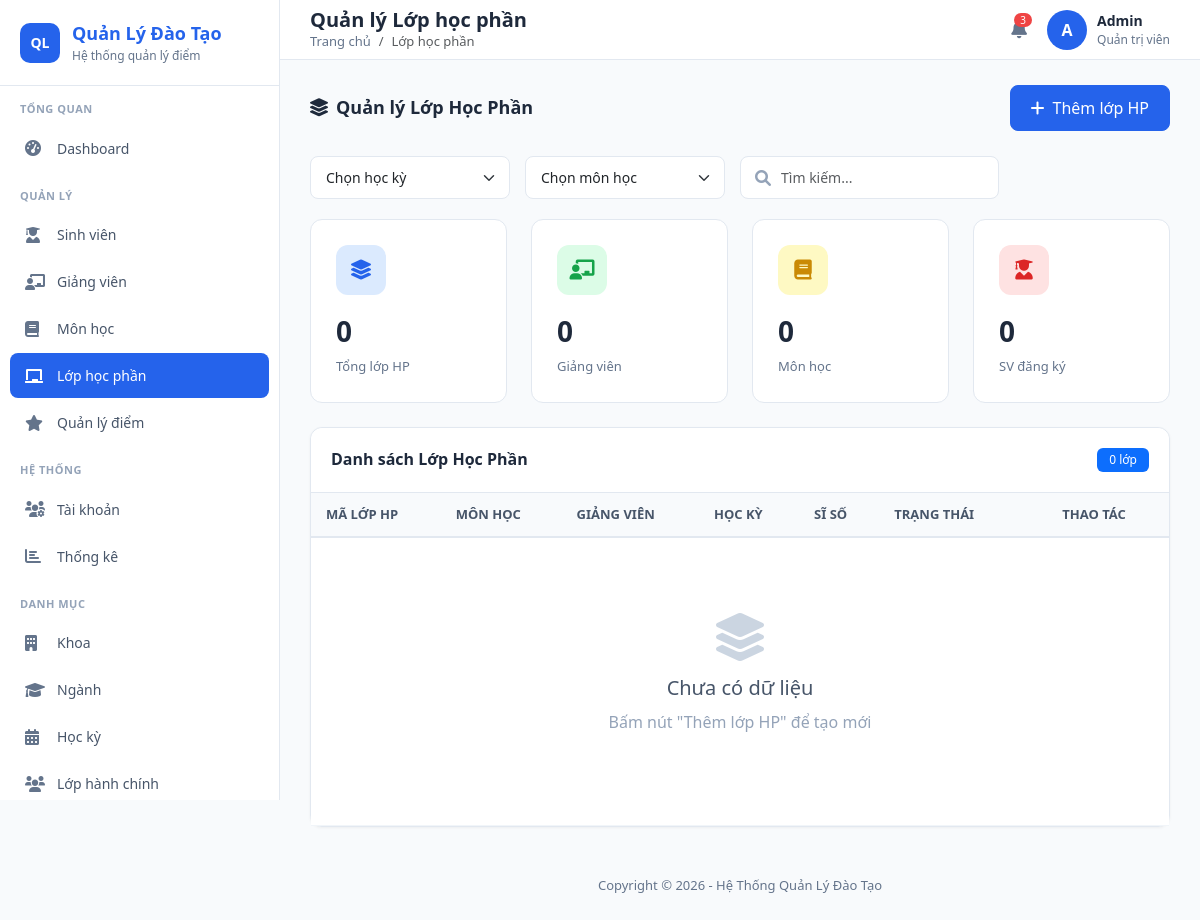
The app's page /public/index.php?url=LopHocPhan/index, older data.
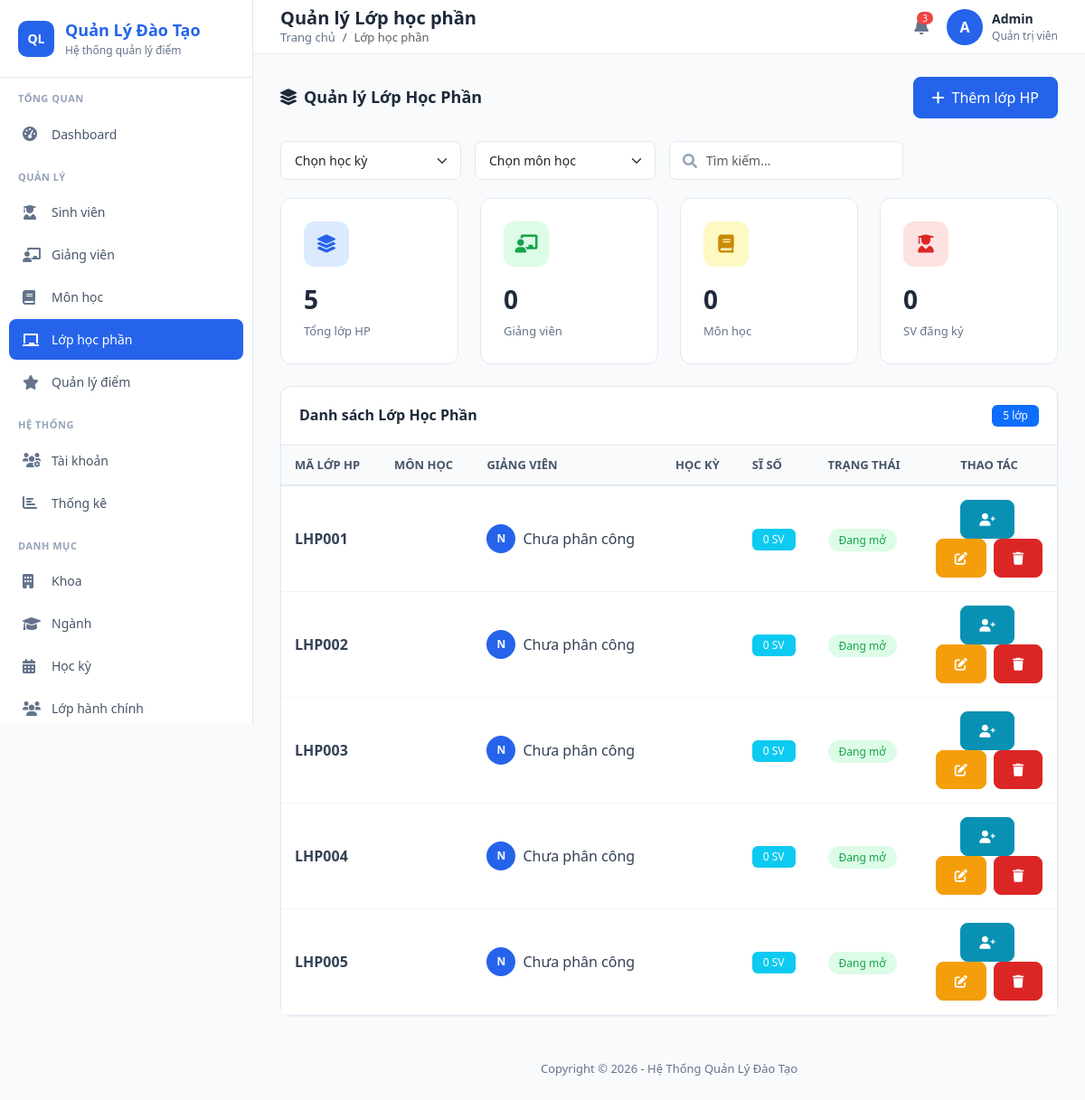
The same page, newer data.
### tables this page shows
CREATE TABLE LOP_HOC_PHAN (
    MaLopHocPhan VARCHAR(20) PRIMARY KEY,
    MaMonHoc VARCHAR(20) NOT NULL,
    MaHocKy VARCHAR(10) NOT NULL,
    MaGiangVien VARCHAR(20) NOT NULL,
    PhongHoc VARCHAR(50),
    SoLuongToiDa INT DEFAULT 60,
    TrangThai INT DEFAULT 1,
    FOREIGN KEY (MaMonHoc) REFERENCES MON_HOC(MaMonHoc),
    FOREIGN KEY (MaHocKy) REFERENCES HOC_KY(MaHocKy),
    FOREIGN KEY (MaGiangVien) REFERENCES GIANG_VIEN(MaGiangVien)
);

### app/controllers/LopHocPhanController.php (called while the page is built, shortened)
<?php
require_once __DIR__ . '/../config/Database.php';
require_once __DIR__ . '/../models/LopHocPhanModel.php';
class LopHocPhanController {
    private $lhpModel;
    public function __construct() {
        $database = new Database();
        $this->db = $database->getConnection();
        $this->lhpModel = new LopHocPhanModel($this->db);
    }
    public function index() {
        $lophps = $this->lhpModel->readAll();
        $data = [
            'lophps' => $lophps,
            'pageTitle' => 'Quản lý Lớp học phần',
            'breadcrumb' => 'Lớp học phần'
        ];
        require_once "../app/views/lophocphan/index.php";
    }
}
?>

### app/core/App.php (called while the page is built, shortened)
<?php
class App {
    protected $method = 'index';
    public function __construct() {
        $url = $this->parseUrl();
        if ($url != null && file_exists('../app/controllers/' . ucfirst($url[0]) . 'Controller.php')) {
            unset($url[0]);
        }
        $this->controller = new $this->controller;
        if (isset($url[1])) {
            if (method_exists($this->controller, $url[1])) {
                $this->method = $url[1];
                unset($url[1]);
            }
        }
        $this->params = $url ? array_values($url) : [];
        call_user_func_array([$this->controller, $this->method], $this->params);
    }
    public function parseUrl() {
        if (isset($_GET['url'])) {
            return explode('/', filter_var(rtrim($_GET['url'], '/'), FILTER_SANITIZE_URL));
        }
        return null;
    }
}
?>

### public/index.php (called while the page is built, shortened)
<?php
$app = new App();
?>

### app/config/Database.php (called while the page is built, shortened)
<?php
class Database {
    private $host = 'localhost';
    private $db   = 'qldiem';
    private $user = 'root';
    private $pass = '';
    private $charset = 'utf8mb4';
    public function getConnection() {
        $this->conn = null;
        $dsn = "mysql:host=" . $this->host . ";dbname=" . $this->db . ";charset=" . $this->charset;
        $options = [
            PDO::ATTR_ERRMODE            => PDO::ERRMODE_EXCEPTION,
            PDO::ATTR_DEFAULT_FETCH_MODE => PDO::FETCH_ASSOC,
            PDO::ATTR_EMULATE_PREPARES   => false,
        ];
        try {
            $this->conn = new PDO($dsn, $this->user, $this->pass, $options);
        } catch (PDOException $e) {
            die('Kết nối database thất bại: ' . $e->getMessage());
        }
        return $this->conn;
    }
}
?>

### app/models/LopHocPhanModel.php (called while the page is built, shortened)
<?php
require_once __DIR__ . '/../config/Database.php';
class LopHocPhanModel {
    private $conn;
    private $table_name = "LOP_HOC_PHAN";
    public function __construct($db) {
        $this->conn = $db;
    }
    public function readAll() {
        $query = "SELECT * FROM " . $this->table_name;
        $stmt = $this->conn->prepare($query);
        $stmt->execute();
        return $stmt->fetchAll(PDO::FETCH_ASSOC);
    }
}

### app/views/lophocphan/index.php (the view, shortened to what this page needs)
<?php require_once '../app/views/layouts/header.php'; ?>
<div class="page-header">
    <h4><i class="fas fa-layer-group me-2"></i>Quản lý Lớp Học Phần</h4>
    <button class="btn btn-primary" data-bs-toggle="modal" data-bs-target="#addModal">
        <i class="fas fa-plus me-2"></i>Thêm lớp HP
    </button>
</div>
<div class="filter-bar">
    <select class="form-select" id="filterHocKy">
        <option value="">Chọn học kỳ</option>
    </select>
    <select class="form-select" id="filterMonHoc">
        <option value="">Chọn môn học</option>
    </select>
    <div class="search-box">
        <i class="fas fa-search"></i>
        <input type="text" class="form-control" placeholder="Tìm kiếm..." id="searchInput">
    </div>
</div>
<div class="row mb-4">
    <div class="col-md-3">
        <div class="stat-card">
            <div class="stat-icon blue"><i class="fas fa-layer-group"></i></div>
            <div class="stat-value"><?= $data['totalLHP'] ?? count($data['lophps'] ?? []) ?></div>
            <div class="stat-label">Tổng lớp HP</div>
        </div>
    </div>
    <div class="col-md-3">
        <div class="stat-card">
            <div class="stat-icon green"><i class="fas fa-chalkboard-teacher"></i></div>
            <div class="stat-value"><?= $data['totalGV'] ?? 0 ?></div>
            <div class="stat-label">Giảng viên</div>
        </div>
    </div>
    <div class="col-md-3">
        <div class="stat-card">
            <div class="stat-icon yellow"><i class="fas fa-book"></i></div>
            <div class="stat-value"><?= $data['totalMH'] ?? count($data['monhocs'] ?? []) ?></div>
            <div class="stat-label">Môn học</div>
        </div>
    </div>
    <div class="col-md-3">
        <div class="stat-card">
            <div class="stat-icon red"><i class="fas fa-user-graduate"></i></div>
            <div class="stat-value"><?= $data['totalSV'] ?? 0 ?></div>
            <div class="stat-label">SV đăng ký</div>
        </div>
    </div>
</div>
<div class="card">
    <div class="card-header d-flex justify-content-between align-items-center">
        <h5 class="card-title mb-0">Danh sách Lớp Học Phần</h5>
        <span class="badge bg-primary"><?= count($data['lophps'] ?? []) ?> lớp</span>
    </div>
    <div class="card-body p-0">
        <div class="table-responsive">
            <table class="table" id="dataTable">
                <thead>
                    <tr>
                        <th>Mã lớp HP</th>
                        <th>Môn học</th>
                        <th>Giảng viên</th>
                        <th>Học kỳ</th>
                        <th>Sĩ số</th>
                        <th>Trạng thái</th>
                        <th width="150" class="text-center">Thao tác</th>
                    </tr>
                </thead>
                <tbody>
                    <?php if(!empty($data['lophps'])): ?>
                        <?php foreach($data['lophps'] as $lhp): ?>
                        <tr>
                            <td><strong><?= $lhp['MaLopHP'] ?? $lhp['MaLopHocPhan'] ?? '' ?></strong></td>
                            <td><?= $lhp['TenMon'] ?? $lhp['TenMonHoc'] ?? '' ?></td>
                            <td>
                                <div class="d-flex align-items-center">
                                    <div class="avatar-sm me-2"><?= substr($lhp['TenGV'] ?? 'N', 0, 1) ?></div>
                                    <?= $lhp['TenGV'] ?? $lhp['TenGiangVien'] ?? 'Chưa phân công' ?>
                                </div>
                            </td>
                            <td><?= $lhp['TenHocKy'] ?? '' ?></td>
                            <td><span class="badge bg-info"><?= $lhp['SiSo'] ?? 0 ?> SV</span></td>
                            <td>
                                <?php if(($lhp['TrangThai'] ?? 1) == 1): ?>
                                    <span class="status-active">Đang mở</span>
                                <?php else: ?>
                                    <span class="status-inactive">Đã đóng</span>
                                <?php endif; ?>
                            </td>
                            <td class="text-center">
                                <button class="btn btn-sm btn-info me-1" data-bs-toggle="modal" data-bs-target="#assignModal"
                                    onclick="setAssignLop('<?= $lhp['MaLopHP'] ?? $lhp['MaLopHocPhan'] ?? '' ?>')">
                                    <i class="fas fa-user-plus"></i>
                                </button>
                                <a href="index.php?url=LopHocPhan/edit/<?= $lhp['MaLopHP'] ?? $lhp['MaLopHocPhan'] ?? '' ?>" class="btn btn-sm btn-warning me-1">
                                    <i class="fas fa-edit"></i>
                                </a>
                                <a href="index.php?url=LopHocPhan/delete/<?= $lhp['MaLopHP'] ?? $lhp['MaLopHocPhan'] ?? '' ?>"
                                   class="btn btn-sm btn-danger" onclick="return confirm('Bạn có chắc chắn muốn xóa?')">
                                    <i class="fas fa-trash"></i>
                                </a>
                            </td>
                        </tr>
                        <?php endforeach; ?>
                    <?php else: ?>
                        <tr>
                            <td colspan="7">
                                <div class="empty-state">
                                    <i class="fas fa-layer-group"></i>
                                    <h5>Chưa có dữ liệu</h5>
                                    <p>Bấm nút "Thêm lớp HP" để tạo mới</p>
                                </div>
                            </td>
                        </tr>
                    <?php endif; ?>
                </tbody>
            </table>
        </div>
    </div>
</div>
<?php require_once '../app/views/layouts/footer.php'; ?>

### app/views/layouts/header.php (shortened to what this page needs)
<!DOCTYPE html>
<html lang="vi">
<head>
    <link href="https://cdnjs.cloudflare.com/ajax/libs/font-awesome/6.0.0/css/all.min.css" rel="stylesheet">
    <link href="https://cdn.jsdelivr.net/npm/bootstrap@5.3.0/dist/css/bootstrap.min.css" rel="stylesheet">
    <link href="css/admin.css" rel="stylesheet">
</head>
<body>
    <div class="sidebar">
        <div class="sidebar-brand">
            <div class="logo">QL</div>
            <div>
                <div class="brand-text">Quản Lý Đào Tạo</div>
                <div class="brand-subtitle">Hệ thống quản lý điểm</div>
            </div>
        </div>
        <div class="sidebar-section">Tổng quan</div>
        <ul class="sidebar-menu">
            <li><a href="index.php?url=Home/index" class="<?= strpos($_GET['url'] ?? '', 'Home') !== false ? 'active' : '' ?>"><i class="fas fa-tachometer-alt"></i> Dashboard</a></li>
        </ul>
        <div class="sidebar-section">Quản lý</div>
        <ul class="sidebar-menu">
            <li><a href="index.php?url=SinhVien/index" class="<?= strpos($_GET['url'] ?? '', 'SinhVien') !== false ? 'active' : '' ?>"><i class="fas fa-user-graduate"></i> Sinh viên</a></li>
            <li><a href="index.php?url=GiangVien/index" class="<?= strpos($_GET['url'] ?? '', 'GiangVien') !== false ? 'active' : '' ?>"><i class="fas fa-chalkboard-teacher"></i> Giảng viên</a></li>
            <li><a href="index.php?url=MonHoc/index" class="<?= strpos($_GET['url'] ?? '', 'MonHoc') !== false ? 'active' : '' ?>"><i class="fas fa-book"></i> Môn học</a></li>
            <li><a href="index.php?url=LopHocPhan/index" class="<?= strpos($_GET['url'] ?? '', 'LopHocPhan') !== false ? 'active' : '' ?>"><i class="fas fa-chalkboard"></i> Lớp học phần</a></li>
            <li><a href="index.php?url=Diem/index" class="<?= strpos($_GET['url'] ?? '', 'Diem') !== false ? 'active' : '' ?>"><i class="fas fa-star"></i> Quản lý điểm</a></li>
        </ul>
        <div class="sidebar-section">Hệ thống</div>
        <ul class="sidebar-menu">
            <li><a href="index.php?url=User/index" class="<?= strpos($_GET['url'] ?? '', 'User') !== false ? 'active' : '' ?>"><i class="fas fa-users-cog"></i> Tài khoản</a></li>
            <li><a href="index.php?url=ThongKe/index" class="<?= strpos($_GET['url'] ?? '', 'ThongKe') !== false ? 'active' : '' ?>"><i class="fas fa-chart-bar"></i> Thống kê</a></li>
        </ul>
        <div class="sidebar-section">Danh mục</div>
        <ul class="sidebar-menu">
            <li><a href="index.php?url=Khoa/index" class="<?= strpos($_GET['url'] ?? '', 'Khoa') !== false ? 'active' : '' ?>"><i class="fas fa-building"></i> Khoa</a></li>
            <li><a href="index.php?url=Nganh/index" class="<?= strpos($_GET['url'] ?? '', 'Nganh') !== false ? 'active' : '' ?>"><i class="fas fa-graduation-cap"></i> Ngành</a></li>
            <li><a href="index.php?url=HocKy/index" class="<?= strpos($_GET['url'] ?? '', 'HocKy') !== false ? 'active' : '' ?>"><i class="fas fa-calendar-alt"></i> Học kỳ</a></li>
            <li><a href="index.php?url=LopHanhChinh/index" class="<?= strpos($_GET['url'] ?? '', 'LopHanhChinh') !== false ? 'active' : '' ?>"><i class="fas fa-users"></i> Lớp hành chính</a></li>
        </ul>
    </div>
    <div class="main-content">
        <div class="top-header">
            <div class="page-title">
                <h1><?= $data['pageTitle'] ?? 'Dashboard' ?></h1>
                <nav aria-label="breadcrumb">
                    <ol class="breadcrumb mb-0">
                        <li class="breadcrumb-item"><a href="index.php?url=Home/index">Trang chủ</a></li>
                        <?php if(isset($data['breadcrumb'])): ?>
                        <li class="breadcrumb-item active"><?= $data['breadcrumb'] ?></li>
                        <?php endif; ?>
                    </ol>
                </nav>
            </div>
            <div class="header-actions">
                <div class="notification-badge">
                    <i class="fas fa-bell" style="font-size: 18px; color: #64748b; cursor: pointer;"></i>
                    <span class="badge">3</span>
                </div>
                <div class="dropdown">
                    <div class="user-profile" data-bs-toggle="dropdown">
                        <div class="user-avatar"><?= substr($_SESSION['user_name'] ?? 'A', 0, 1) ?></div>
                        <div class="user-info d-none d-md-block">
                            <div class="user-name"><?= $_SESSION['user_name'] ?? 'Admin' ?></div>
                            <div class="user-role"><?= $_SESSION['user_role'] ?? 'Quản trị viên' ?></div>
                        </div>
                    </div>
                </div>
            </div>
        </div>
        <div class="content-area">

### app/views/layouts/footer.php (shortened to what this page needs)
        </div>
        <footer class="text-center py-4" style="color: #64748b; font-size: 13px;">
            <p class="mb-0">Copyright &copy; <?= date('Y') ?> - Hệ Thống Quản Lý Đào Tạo</p>
        </footer>
    </div>
</body>
</html>

### app/views/lophocphan/index.php (style rules this page uses)
.avatar-sm { width: 32px; height: 32px; background: var(--primary-color); color: white; border-radius: 50%; display: flex; align-items: center; justify-content: center; font-size: 12px; font-weight: 600; }

Row changes from the older to the newer data that the page shows:
added lop_hoc_phan: MaLopHocPhan "LHP001", TenGV "N", TenGV "Chưa phân công", SiSo "0", TrangThai "Đang mở"
added lop_hoc_phan: MaLopHocPhan "LHP002", TenGV "N", TenGV "Chưa phân công", SiSo "0", TrangThai "Đang mở"
added lop_hoc_phan: MaLopHocPhan "LHP003", TenGV "N", TenGV "Chưa phân công", SiSo "0", TrangThai "Đang mở"
added lop_hoc_phan: MaLopHocPhan "LHP004", TenGV "N", TenGV "Chưa phân công", SiSo "0", TrangThai "Đang mở"
added lop_hoc_phan: MaLopHocPhan "LHP005", TenGV "N", TenGV "Chưa phân công", SiSo "0", TrangThai "Đang mở"
Text that changed along with them:
$data['totalLHP']: "0" → "5"
count($data['lophps'] ?? []): "0" → "5"
text no longer shown: "Chưa có dữ liệu Bấm nút \"Thêm lớp HP\" để tạo mới"
